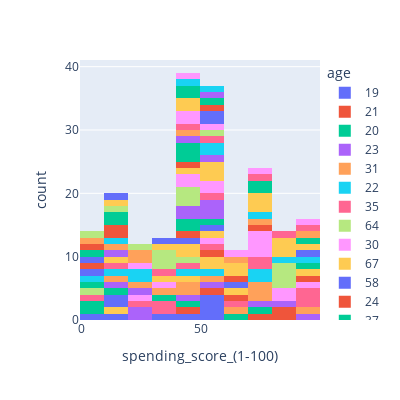

Notebook cell for this chart:
### Code cell
fig = px.histogram(df, x="spending_score_(1-100)", color="age",width=400, height=400)
fig.show()

### Figure 1 — Plotly figure (JSON) as saved in the notebook; plotly's stock layout.template omitted (floating-point values rounded to 4 significant figures)
{"data": [{"alignmentgroup": "True", "bingroup": "x", "hovertemplate": "age=19<br>spending_score_(1-100)=%{x}<br>count=%{y}<extra></extra>", "legendgroup": "19", "marker": {"color": "#636efa", "pattern": {"shape": ""}}, "name": "19", "offsetgroup": "19", "orientation": "v", "showlegend": true, "type": "histogram", "x": [39, 55, 59, 54, 46, 50, 10, 5], "xaxis": "x", "yaxis": "y"}, {"alignmentgroup": "True", "bingroup": "x", "hovertemplate": "age=21<br>spending_score_(1-100)=%{x}<br>count=%{y}<extra></extra>", "legendgroup": "21", "marker": {"color": "#EF553B", "pattern": {"shape": ""}}, "name": "21", "offsetgroup": "21", "orientation": "v", "showlegend": true, "type": "histogram", "x": [81, 73, 81, 57, 42], "xaxis": "x", "yaxis": "y"}, {"alignmentgroup": "True", "bingroup": "x", "hovertemplate": "age=20<br>spending_score_(1-100)=%{x}<br>count=%{y}<extra></extra>", "legendgroup": "20", "marker": {"color": "#00cc96", "pattern": {"shape": ""}}, "name": "20", "offsetgroup": "20", "orientation": "v", "showlegend": true, "type": "histogram", "x": [6, 66, 75, 49, 5], "xaxis": "x", "yaxis": "y"}, {"alignmentgroup": "True", "bingroup": "x", "hovertemplate": "age=23<br>spending_score_(1-100)=%{x}<br>count=%{y}<extra></extra>", "legendgroup": "23", "marker": {"color": "#ab63fa", "pattern": {"shape": ""}}, "name": "23", "offsetgroup": "23", "orientation": "v", "showlegend": true, "type": "histogram", "x": [77, 94, 87, 52, 41, 29], "xaxis": "x", "yaxis": "y"}, {"alignmentgroup": "True", "bingroup": "x", "hovertemplate": "age=31<br>spending_score_(1-100)=%{x}<br>count=%{y}<extra></extra>", "legendgroup": "31", "marker": {"color": "#FFA15A", "pattern": {"shape": ""}}, "name": "31", "offsetgroup": "31", "orientation": "v", "showlegend": true, "type": "histogram", "x": [40, 73, 61, 42, 54, 77, 71, 93], "xaxis": "x", "yaxis": "y"}, {"alignmentgroup": "True", "bingroup": "x", "hovertemplate": "age=22<br>spending_score_(1-100)=%{x}<br>count=%{y}<extra></extra>", "legendgroup": "22", "marker": {"color": "#19d3f3", "pattern": {"shape": ""}}, "name": "22", "offsetgroup": "22", "orientation": "v", "showlegend": true, "type": "histogram", "x": [76, 79, 55], "xaxis": "x", "yaxis": "y"}, {"alignmentgroup": "True", "bingroup": "x", "hovertemplate": "age=35<br>spending_score_(1-100)=%{x}<br>count=%{y}<extra></extra>", "legendgroup": "35", "marker": {"color": "#FF6692", "pattern": {"shape": ""}}, "name": "35", "offsetgroup": "35", "orientation": "v", "showlegend": true, "type": "histogram", "x": [6, 99, 35, 98, 35, 61, 72, 90, 79], "xaxis": "x", "yaxis": "y"}, {"alignmentgroup": "True", "bingroup": "x", "hovertemplate": "age=64<br>spending_score_(1-100)=%{x}<br>count=%{y}<extra></extra>", "legendgroup": "64", "marker": {"color": "#B6E880", "pattern": {"shape": ""}}, "name": "64", "offsetgroup": "64", "orientation": "v", "showlegend": true, "type": "histogram", "x": [3], "xaxis": "x", "yaxis": "y"}, {"alignmentgroup": "True", "bingroup": "x", "hovertemplate": "age=30<br>spending_score_(1-100)=%{x}<br>count=%{y}<extra></extra>", "legendgroup": "30", "marker": {"color": "#FF97FF", "pattern": {"shape": ""}}, "name": "30", "offsetgroup": "30", "orientation": "v", "showlegend": true, "type": "histogram", "x": [72, 73, 78, 73, 86, 97, 83], "xaxis": "x", "yaxis": "y"}, {"alignmentgroup": "True", "bingroup": "x", "hovertemplate": "age=67<br>spending_score_(1-100)=%{x}<br>count=%{y}<extra></extra>", "legendgroup": "67", "marker": {"color": "#FECB52", "pattern": {"shape": ""}}, "name": "67", "offsetgroup": "67", "orientation": "v", "showlegend": true, "type": "histogram", "x": [14, 52, 41, 59], "xaxis": "x", "yaxis": "y"}, {"alignmentgroup": "True", "bingroup": "x", "hovertemplate": "age=58<br>spending_score_(1-100)=%{x}<br>count=%{y}<extra></extra>", "legendgroup": "58", "marker": {"color": "#636efa", "pattern": {"shape": ""}}, "name": "58", "offsetgroup": "58", "orientation": "v", "showlegend": true, "type": "histogram", "x": [15, 15], "xaxis": "x", "yaxis": "y"}, {"alignmentgroup": "True", "bingroup": "x", "hovertemplate": "age=24<br>spending_score_(1-100)=%{x}<br>count=%{y}<extra></extra>", "legendgroup": "24", "marker": {"color": "#EF553B", "pattern": {"shape": ""}}, "name": "24", "offsetgroup": "24", "orientation": "v", "showlegend": true, "type": "histogram", "x": [77, 92, 65, 52], "xaxis": "x", "yaxis": "y"}, {"alignmentgroup": "True", "bingroup": "x", "hovertemplate": "age=37<br>spending_score_(1-100)=%{x}<br>count=%{y}<extra></extra>", "legendgroup": "37", "marker": {"color": "#00cc96", "pattern": {"shape": ""}}, "name": "37", "offsetgroup": "37", "orientation": "v", "showlegend": true, "type": "histogram", "x": [13, 1, 32], "xaxis": "x", "yaxis": "y"}, {"alignmentgroup": "True", "bingroup": "x", "hovertemplate": "age=52<br>spending_score_(1-100)=%{x}<br>count=%{y}<extra></extra>", "legendgroup": "52", "marker": {"color": "#ab63fa", "pattern": {"shape": ""}}, "name": "52", "offsetgroup": "52", "orientation": "v", "showlegend": true, "type": "histogram", "x": [29, 13], "xaxis": "x", "yaxis": "y"}, {"alignmentgroup": "True", "bingroup": "x", "hovertemplate": "age=25<br>spending_score_(1-100)=%{x}<br>count=%{y}<extra></extra>", "legendgroup": "25", "marker": {"color": "#FFA15A", "pattern": {"shape": ""}}, "name": "25", "offsetgroup": "25", "orientation": "v", "showlegend": true, "type": "histogram", "x": [73, 34, 12], "xaxis": "x", "yaxis": "y"}, {"alignmentgroup": "True", "bingroup": "x", "hovertemplate": "age=46<br>spending_score_(1-100)=%{x}<br>count=%{y}<extra></extra>", "legendgroup": "46", "marker": {"color": "#19d3f3", "pattern": {"shape": ""}}, "name": "46", "offsetgroup": "46", "orientation": "v", "showlegend": true, "type": "histogram", "x": [5, 44, 15], "xaxis": "x", "yaxis": "y"}, {"alignmentgroup": "True", "bingroup": "x", "hovertemplate": "age=54<br>spending_score_(1-100)=%{x}<br>count=%{y}<extra></extra>", "legendgroup": "54", "marker": {"color": "#FF6692", "pattern": {"shape": ""}}, "name": "54", "offsetgroup": "54", "orientation": "v", "showlegend": true, "type": "histogram", "x": [14, 59, 46, 24], "xaxis": "x", "yaxis": "y"}, {"alignmentgroup": "True", "bingroup": "x", "hovertemplate": "age=29<br>spending_score_(1-100)=%{x}<br>count=%{y}<extra></extra>", "legendgroup": "29", "marker": {"color": "#B6E880", "pattern": {"shape": ""}}, "name": "29", "offsetgroup": "29", "orientation": "v", "showlegend": true, "type": "histogram", "x": [82, 42, 88, 83, 88], "xaxis": "x", "yaxis": "y"}, {"alignmentgroup": "True", "bingroup": "x", "hovertemplate": "age=45<br>spending_score_(1-100)=%{x}<br>count=%{y}<extra></extra>", "legendgroup": "45", "marker": {"color": "#FF97FF", "pattern": {"shape": ""}}, "name": "45", "offsetgroup": "45", "orientation": "v", "showlegend": true, "type": "histogram", "x": [32, 53, 28], "xaxis": "x", "yaxis": "y"}, {"alignmentgroup": "True", "bingroup": "x", "hovertemplate": "age=40<br>spending_score_(1-100)=%{x}<br>count=%{y}<extra></extra>", "legendgroup": "40", "marker": {"color": "#FECB52", "pattern": {"shape": ""}}, "name": "40", "offsetgroup": "40", "orientation": "v", "showlegend": true, "type": "histogram", "x": [31, 48, 40, 58, 95, 13], "xaxis": "x", "yaxis": "y"}, {"alignmentgroup": "True", "bingroup": "x", "hovertemplate": "age=60<br>spending_score_(1-100)=%{x}<br>count=%{y}<extra></extra>", "legendgroup": "60", "marker": {"color": "#636efa", "pattern": {"shape": ""}}, "name": "60", "offsetgroup": "60", "orientation": "v", "showlegend": true, "type": "histogram", "x": [4, 49, 56], "xaxis": "x", "yaxis": "y"}, {"alignmentgroup": "True", "bingroup": "x", "hovertemplate": "age=53<br>spending_score_(1-100)=%{x}<br>count=%{y}<extra></extra>", "legendgroup": "53", "marker": {"color": "#EF553B", "pattern": {"shape": ""}}, "name": "53", "offsetgroup": "53", "orientation": "v", "showlegend": true, "type": "histogram", "x": [4, 46], "xaxis": "x", "yaxis": "y"}, {"alignmentgroup": "True", "bingroup": "x", "hovertemplate": "age=18<br>spending_score_(1-100)=%{x}<br>count=%{y}<extra></extra>", "legendgroup": "18", "marker": {"color": "#00cc96", "pattern": {"shape": ""}}, "name": "18", "offsetgroup": "18", "orientation": "v", "showlegend": true, "type": "histogram", "x": [92, 59, 41, 48], "xaxis": "x", "yaxis": "y"}, {"alignmentgroup": "True", "bingroup": "x", "hovertemplate": "age=49<br>spending_score_(1-100)=%{x}<br>count=%{y}<extra></extra>", "legendgroup": "49", "marker": {"color": "#ab63fa", "pattern": {"shape": ""}}, "name": "49", "offsetgroup": "49", "orientation": "v", "showlegend": true, "type": "histogram", "x": [14, 28, 52, 42, 48, 56, 59], "xaxis": "x", "yaxis": "y"}, {"alignmentgroup": "True", "bingroup": "x", "hovertemplate": "age=42<br>spending_score_(1-100)=%{x}<br>count=%{y}<extra></extra>", "legendgroup": "42", "marker": {"color": "#FFA15A", "pattern": {"shape": ""}}, "name": "42", "offsetgroup": "42", "orientation": "v", "showlegend": true, "type": "histogram", "x": [17, 20], "xaxis": "x", "yaxis": "y"}, {"alignmentgroup": "True", "bingroup": "x", "hovertemplate": "age=36<br>spending_score_(1-100)=%{x}<br>count=%{y}<extra></extra>", "legendgroup": "36", "marker": {"color": "#19d3f3", "pattern": {"shape": ""}}, "name": "36", "offsetgroup": "36", "orientation": "v", "showlegend": true, "type": "histogram", "x": [26, 75, 27, 10, 92, 85], "xaxis": "x", "yaxis": "y"}, {"alignmentgroup": "True", "bingroup": "x", "hovertemplate": "age=65<br>spending_score_(1-100)=%{x}<br>count=%{y}<extra></extra>", "legendgroup": "65", "marker": {"color": "#FF6692", "pattern": {"shape": ""}}, "name": "65", "offsetgroup": "65", "orientation": "v", "showlegend": true, "type": "histogram", "x": [35, 52], "xaxis": "x", "yaxis": "y"}, {"alignmentgroup": "True", "bingroup": "x", "hovertemplate": "age=48<br>spending_score_(1-100)=%{x}<br>count=%{y}<extra></extra>", "legendgroup": "48", "marker": {"color": "#B6E880", "pattern": {"shape": ""}}, "name": "48", "offsetgroup": "48", "orientation": "v", "showlegend": true, "type": "histogram", "x": [36, 46, 49, 42, 36], "xaxis": "x", "yaxis": "y"}, {"alignmentgroup": "True", "bingroup": "x", "hovertemplate": "age=50<br>spending_score_(1-100)=%{x}<br>count=%{y}<extra></extra>", "legendgroup": "50", "marker": {"color": "#FF97FF", "pattern": {"shape": ""}}, "name": "50", "offsetgroup": "50", "orientation": "v", "showlegend": true, "type": "histogram", "x": [55, 45, 46, 57, 26], "xaxis": "x", "yaxis": "y"}, {"alignmentgroup": "True", "bingroup": "x", "hovertemplate": "age=27<br>spending_score_(1-100)=%{x}<br>count=%{y}<extra></extra>", "legendgroup": "27", "marker": {"color": "#FECB52", "pattern": {"shape": ""}}, "name": "27", "offsetgroup": "27", "orientation": "v", "showlegend": true, "type": "histogram", "x": [47, 51, 50, 56, 89, 69], "xaxis": "x", "yaxis": "y"}, {"alignmentgroup": "True", "bingroup": "x", "hovertemplate": "age=33<br>spending_score_(1-100)=%{x}<br>count=%{y}<extra></extra>", "legendgroup": "33", "marker": {"color": "#636efa", "pattern": {"shape": ""}}, "name": "33", "offsetgroup": "33", "orientation": "v", "showlegend": true, "type": "histogram", "x": [60, 95, 8], "xaxis": "x", "yaxis": "y"}, {"alignmentgroup": "True", "bingroup": "x", "hovertemplate": "age=59<br>spending_score_(1-100)=%{x}<br>count=%{y}<extra></extra>", "legendgroup": "59", "marker": {"color": "#EF553B", "pattern": {"shape": ""}}, "name": "59", "offsetgroup": "59", "orientation": "v", "showlegend": true, "type": "histogram", "x": [60, 47, 11, 14], "xaxis": "x", "yaxis": "y"}, {"alignmentgroup": "True", "bingroup": "x", "hovertemplate": "age=47<br>spending_score_(1-100)=%{x}<br>count=%{y}<extra></extra>", "legendgroup": "47", "marker": {"color": "#00cc96", "pattern": {"shape": ""}}, "name": "47", "offsetgroup": "47", "orientation": "v", "showlegend": true, "type": "histogram", "x": [41, 42, 47, 9, 16, 16], "xaxis": "x", "yaxis": "y"}, {"alignmentgroup": "True", "bingroup": "x", "hovertemplate": "age=51<br>spending_score_(1-100)=%{x}<br>count=%{y}<extra></extra>", "legendgroup": "51", "marker": {"color": "#ab63fa", "pattern": {"shape": ""}}, "name": "51", "offsetgroup": "51", "orientation": "v", "showlegend": true, "type": "histogram", "x": [50, 43], "xaxis": "x", "yaxis": "y"}, {"alignmentgroup": "True", "bingroup": "x", "hovertemplate": "age=69<br>spending_score_(1-100)=%{x}<br>count=%{y}<extra></extra>", "legendgroup": "69", "marker": {"color": "#FFA15A", "pattern": {"shape": ""}}, "name": "69", "offsetgroup": "69", "orientation": "v", "showlegend": true, "type": "histogram", "x": [46], "xaxis": "x", "yaxis": "y"}, {"alignmentgroup": "True", "bingroup": "x", "hovertemplate": "age=70<br>spending_score_(1-100)=%{x}<br>count=%{y}<extra></extra>", "legendgroup": "70", "marker": {"color": "#19d3f3", "pattern": {"shape": ""}}, "name": "70", "offsetgroup": "70", "orientation": "v", "showlegend": true, "type": "histogram", "x": [56, 55], "xaxis": "x", "yaxis": "y"}, {"alignmentgroup": "True", "bingroup": "x", "hovertemplate": "age=63<br>spending_score_(1-100)=%{x}<br>count=%{y}<extra></extra>", "legendgroup": "63", "marker": {"color": "#FF6692", "pattern": {"shape": ""}}, "name": "63", "offsetgroup": "63", "orientation": "v", "showlegend": true, "type": "histogram", "x": [51, 43], "xaxis": "x", "yaxis": "y"}, {"alignmentgroup": "True", "bingroup": "x", "hovertemplate": "age=43<br>spending_score_(1-100)=%{x}<br>count=%{y}<extra></extra>", "legendgroup": "43", "marker": {"color": "#B6E880", "pattern": {"shape": ""}}, "name": "43", "offsetgroup": "43", "orientation": "v", "showlegend": true, "type": "histogram", "x": [50, 35, 17], "xaxis": "x", "yaxis": "y"}, {"alignmentgroup": "True", "bingroup": "x", "hovertemplate": "age=68<br>spending_score_(1-100)=%{x}<br>count=%{y}<extra></extra>", "legendgroup": "68", "marker": {"color": "#FF97FF", "pattern": {"shape": ""}}, "name": "68", "offsetgroup": "68", "orientation": "v", "showlegend": true, "type": "histogram", "x": [48, 55, 43], "xaxis": "x", "yaxis": "y"}, {"alignmentgroup": "True", "bingroup": "x", "hovertemplate": "age=32<br>spending_score_(1-100)=%{x}<br>count=%{y}<extra></extra>", "legendgroup": "32", "marker": {"color": "#FECB52", "pattern": {"shape": ""}}, "name": "32", "offsetgroup": "32", "orientation": "v", "showlegend": true, "type": "histogram", "x": [47, 42, 73, 93, 87, 74, 63, 86, 69, 74, 18], "xaxis": "x", "yaxis": "y"}, {"alignmentgroup": "True", "bingroup": "x", "hovertemplate": "age=26<br>spending_score_(1-100)=%{x}<br>count=%{y}<extra></extra>", "legendgroup": "26", "marker": {"color": "#636efa", "pattern": {"shape": ""}}, "name": "26", "offsetgroup": "26", "orientation": "v", "showlegend": true, "type": "histogram", "x": [54, 55], "xaxis": "x", "yaxis": "y"}, {"alignmentgroup": "True", "bingroup": "x", "hovertemplate": "age=57<br>spending_score_(1-100)=%{x}<br>count=%{y}<extra></extra>", "legendgroup": "57", "marker": {"color": "#EF553B", "pattern": {"shape": ""}}, "name": "57", "offsetgroup": "57", "orientation": "v", "showlegend": true, "type": "histogram", "x": [51, 5], "xaxis": "x", "yaxis": "y"}, {"alignmentgroup": "True", "bingroup": "x", "hovertemplate": "age=38<br>spending_score_(1-100)=%{x}<br>count=%{y}<extra></extra>", "legendgroup": "38", "marker": {"color": "#00cc96", "pattern": {"shape": ""}}, "name": "38", "offsetgroup": "38", "orientation": "v", "showlegend": true, "type": "histogram", "x": [55, 42, 40, 75, 76, 91], "xaxis": "x", "yaxis": "y"}, {"alignmentgroup": "True", "bingroup": "x", "hovertemplate": "age=55<br>spending_score_(1-100)=%{x}<br>count=%{y}<extra></extra>", "legendgroup": "55", "marker": {"color": "#ab63fa", "pattern": {"shape": ""}}, "name": "55", "offsetgroup": "55", "orientation": "v", "showlegend": true, "type": "histogram", "x": [58], "xaxis": "x", "yaxis": "y"}, {"alignmentgroup": "True", "bingroup": "x", "hovertemplate": "age=34<br>spending_score_(1-100)=%{x}<br>count=%{y}<extra></extra>", "legendgroup": "34", "marker": {"color": "#FFA15A", "pattern": {"shape": ""}}, "name": "34", "offsetgroup": "34", "orientation": "v", "showlegend": true, "type": "histogram", "x": [60, 22, 90, 1, 23], "xaxis": "x", "yaxis": "y"}, {"alignmentgroup": "True", "bingroup": "x", "hovertemplate": "age=66<br>spending_score_(1-100)=%{x}<br>count=%{y}<extra></extra>", "legendgroup": "66", "marker": {"color": "#19d3f3", "pattern": {"shape": ""}}, "name": "66", "offsetgroup": "66", "orientation": "v", "showlegend": true, "type": "histogram", "x": [50, 48], "xaxis": "x", "yaxis": "y"}, {"alignmentgroup": "True", "bingroup": "x", "hovertemplate": "age=39<br>spending_score_(1-100)=%{x}<br>count=%{y}<extra></extra>", "legendgroup": "39", "marker": {"color": "#FF6692", "pattern": {"shape": ""}}, "name": "39", "offsetgroup": "39", "orientation": "v", "showlegend": true, "type": "histogram", "x": [91, 75, 88], "xaxis": "x", "yaxis": "y"}, {"alignmentgroup": "True", "bingroup": "x", "hovertemplate": "age=44<br>spending_score_(1-100)=%{x}<br>count=%{y}<extra></extra>", "legendgroup": "44", "marker": {"color": "#B6E880", "pattern": {"shape": ""}}, "name": "44", "offsetgroup": "44", "orientation": "v", "showlegend": true, "type": "histogram", "x": [7, 20], "xaxis": "x", "yaxis": "y"}, {"alignmentgroup": "True", "bingroup": "x", "hovertemplate": "age=28<br>spending_score_(1-100)=%{x}<br>count=%{y}<extra></extra>", "legendgroup": "28", "marker": {"color": "#FF97FF", "pattern": {"shape": ""}}, "name": "28", "offsetgroup": "28", "orientation": "v", "showlegend": true, "type": "histogram", "x": [40, 97, 75, 68], "xaxis": "x", "yaxis": "y"}, {"alignmentgroup": "True", "bingroup": "x", "hovertemplate": "age=56<br>spending_score_(1-100)=%{x}<br>count=%{y}<extra></extra>", "legendgroup": "56", "marker": {"color": "#FECB52", "pattern": {"shape": ""}}, "name": "56", "offsetgroup": "56", "orientation": "v", "showlegend": true, "type": "histogram", "x": [35], "xaxis": "x", "yaxis": "y"}, {"alignmentgroup": "True", "bingroup": "x", "hovertemplate": "age=41<br>spending_score_(1-100)=%{x}<br>count=%{y}<extra></extra>", "legendgroup": "41", "marker": {"color": "#636efa", "pattern": {"shape": ""}}, "name": "41", "offsetgroup": "41", "orientation": "v", "showlegend": true, "type": "histogram", "x": [39, 17], "xaxis": "x", "yaxis": "y"}], "layout": {"barmode": "relative", "height": 400, "legend": {"title": {"text": "age"}, "tracegroupgap": 0}, "margin": {"t": 60}, "width": 400, "xaxis": {"anchor": "y", "domain": [0, 1], "title": {"text": "spending_score_(1-100)"}}, "yaxis": {"anchor": "x", "domain": [0, 1], "title": {"text": "count"}}}}
